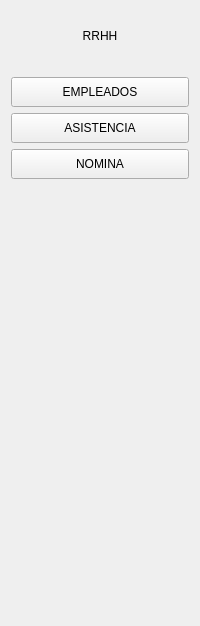
               <widget class="QWidget" name="page_rrhh">
                <layout class="QVBoxLayout" name="verticalLayout_6">
                 <item>
                  <widget class="QLabel" name="label_3">
                   <property name="minimumSize">
                    <size>
                     <width>100</width>
                     <height>50</height>
                    </size>
                   </property>
                   <property name="maximumSize">
                    <size>
                     <width>16777215</width>
                     <height>50</height>
                    </size>
                   </property>
                   <property name="text">
                    <string>RRHH</string>
                   </property>
                   <property name="alignment">
                    <set>Qt::AlignCenter</set>
                   </property>
                  </widget>
                 </item>
                 <item>
                  <spacer name="verticalSpacer_4">
                   <property name="orientation">
                    <enum>Qt::Vertical</enum>
                   </property>
                   <property name="sizeType">
                    <enum>QSizePolicy::Maximum</enum>
                   </property>
                   <property name="sizeHint" stdset="0">
                    <size>
                     <width>20</width>
                     <height>10</height>
                    </size>
                   </property>
                  </spacer>
                 </item>
                 <item>
                  <widget class="QPushButton" name="bt_empleados">
                   <property name="minimumSize">
                    <size>
                     <width>120</width>
                     <height>30</height>
                    </size>
                   </property>
                   <property name="text">
                    <string>EMPLEADOS</string>
                   </property>
                  </widget>
                 </item>
                 <item>
                  <widget class="QPushButton" name="bt_asistencia">
                   <property name="minimumSize">
                    <size>
                     <width>120</width>
                     <height>30</height>
                    </size>
                   </property>
                   <property name="text">
                    <string>ASISTENCIA</string>
                   </property>
                  </widget>
                 </item>
                 <item>
                  <widget class="QPushButton" name="bt_nomina">
                   <property name="minimumSize">
                    <size>
                     <width>120</width>
                     <height>30</height>
                    </size>
                   </property>
                   <property name="text">
                    <string>NOMINA</string>
                   </property>
                  </widget>
                 </item>
                 <item>
                  <spacer name="verticalSpacer_3">
                   <property name="orientation">
                    <enum>Qt::Vertical</enum>
                   </property>
                   <property name="sizeHint" stdset="0">
                    <size>
                     <width>20</width>
                     <height>436</height>
                    </size>
                   </property>
                  </spacer>
                 </item>
                </layout>
               </widget>
